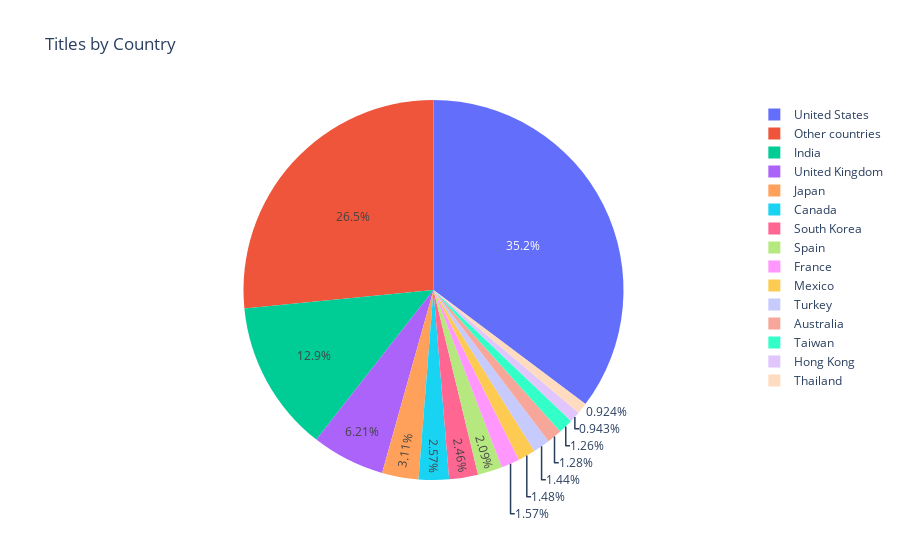

Notebook source saved alongside this figure:
### Markdown cell above
The popularity of TV shows increasing can be seen above, especially in the last two years. In 2019, the number of TV shows released outnumbered movies for the first time on Netflix. This could indicate that longform storytelling is gaining traction for today's consumers and as a result, the quality of TV shows being made is getting better. People enjoy "binge watching" a show that spans multiple seasons versus a movie which may not offer an elongated watching experience.

### Code cell
pie = df.country.value_counts().reset_index()
pie.columns = ['Country', 'Count']
pie.loc[pie['Count'] < 50, 'Country'] = 'Other countries'
fig = px.pie(pie, values='Count', names='Country', title='Titles by Country')
fig.show()

### Figure 1 — Plotly figure (JSON) as saved in the notebook; plotly's stock layout.template omitted (floating-point values rounded to 4 significant figures; data arrays with more than 128 entries replaced by an {"elided": "..."} marker saying what was removed)
{"data": [{"domain": {"x": [0, 1], "y": [0, 1]}, "hoverlabel": {"namelength": 0}, "hovertemplate": "Country=%{label}<br>Count=%{value}", "labels": {"elided": "527 str values"}, "legendgroup": "", "name": "", "showlegend": true, "type": "pie", "values": {"elided": "527 int values"}}], "layout": {"legend": {"tracegroupgap": 0}, "title": {"text": "Titles by Country"}}}
